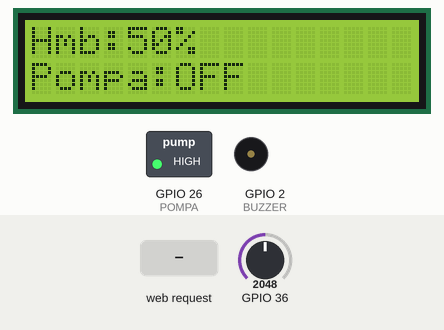
Simulated run of this sketch. Board: ESP32. Shown: 16×2 character LCD, switched loads named in the sketch (green lamp = pin HIGH), buzzer (waves = sounding, pin HIGH). The inputs (shaded band) are chosen by the test bench; at power-on: GPIO 36 = 2048. WiFi joins after 1.5 s; servers stay silent unless stated; network time is answered at once with the bench clock; the local clock reads 2024-03-15 10:24:30 at power-on unless the sketch sets it; what the sketch prints to the serial monitor is not drawn.

Above: at 3.6 s.
3.7 s: HTTP request GET /pump/on received
At 6.5 s:
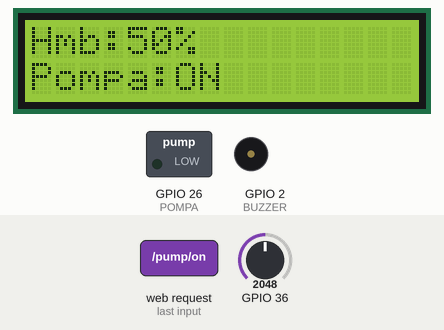
6.7 s: GPIO 36 set to 2866
At 9.5 s:
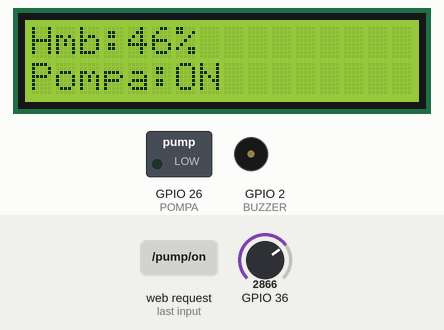
9.7 s: HTTP request GET /pump/off received
At 10.8 s:
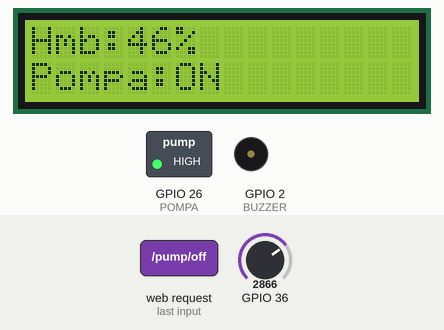
12.7 s: GPIO 36 set to 2971
15.7 s: GPIO 36 set to 3088
18.7 s: GPIO 36 set to 2058
At 21.4 s:
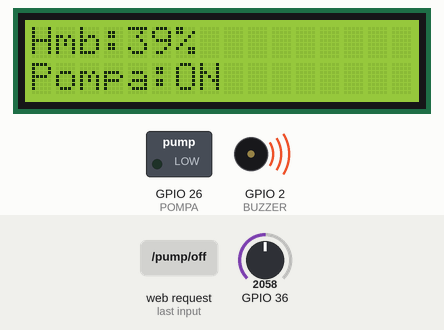
21.7 s: GPIO 36 set to 1949
At 25.0 s:
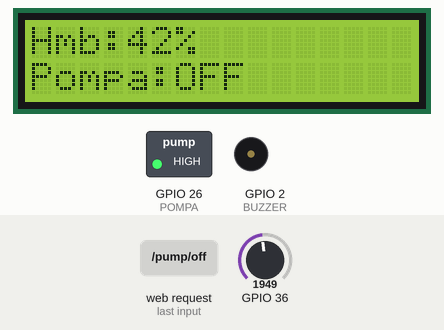
Timing chart, 0 to 25.7 s (numbered marks = the images above; inputs shaded):
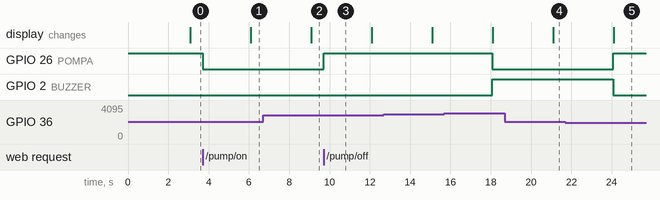

The sketch:

opsi_sippeta.ino
```cpp
// ESP32 - SIPPETA (Fix Jadwal + Hanya Kelembaban)
#include <WiFi.h>
#include <WebServer.h>
#include <ArduinoJson.h>
#include <Wire.h>
#include <LiquidCrystal_PCF8574.h>
#include <NTPClient.h>
#include <WiFiUdp.h>

// ====== KONFIGURASI WIFI ======
const char* ssid = "TECNO CAMON 40 Pro 5G";
const char* password = "tanyaibucoba";

// ====== LCD I2C ======
LiquidCrystal_PCF8574 lcd(0x27);

// ====== SERVER ======
WebServer server(80);

// ====== NTP (WIB = GMT+7) ======
WiFiUDP ntpUDP;
NTPClient timeClient(ntpUDP, "pool.ntp.org", 7 * 3600, 60000);

// ====== PIN ======
#define SENSOR_KELEMBABAN_TANAH 36
#define POMPA 26
#define BUZZER 2

// ====== VARIABEL ======
int kelembaban_tanah = 0;
bool pumpStatus = false;
bool manualOverride = false;
bool jadwalPestisidaAktif = false;

// Threshold kelembaban (%)
const int BATAS_KELEMBABAN = 40;

// Jadwal Pestisida
int startHour = -1, startMinute = -1;
int stopHour = -1, stopMinute = -1;
int scheduleDay = -1, scheduleMonth = -1;
int durationOn = 0;

// smoothing
float smoothedKelembaban = 0.0;
const float ALPHA = 0.2;

// settle time sensor setelah pompa
unsigned long ignoreSensorUntil = 0;
const unsigned long SETTLE_MS_AFTER_SWITCH = 1200UL;

// helper baca rata-rata ADC
int readAdcAverage(int pin, int samples=10) {
  long sum = 0;
  for (int i=0;i<samples;i++) {
    sum += analogRead(pin);
    delay(5);
  }
  return int(sum / samples);
}

// ====== BACA SENSOR ======
void readSensors() {
  if (millis() < ignoreSensorUntil) return;

  // kelembaban (%)
  int rawHum = readAdcAverage(SENSOR_KELEMBABAN_TANAH, 12);
  float humPerc = (float)rawHum / 4095.0f * 100.0f;
  humPerc = 100.0f - humPerc; // invert
  if (smoothedKelembaban == 0.0) smoothedKelembaban = humPerc;
  else smoothedKelembaban = ALPHA * humPerc + (1 - ALPHA) * smoothedKelembaban;
  kelembaban_tanah = int(smoothedKelembaban + 0.5);
}

// ====== LCD ======
void updateLCD() {
  lcd.clear();
  lcd.setCursor(0, 0);
  lcd.print("Hmb:");
  lcd.print(kelembaban_tanah);
  lcd.print("%");

  lcd.setCursor(0, 1);
  lcd.print("Pompa:");
  lcd.print(pumpStatus ? "ON " : "OFF");
}

// ====== LOGIKA JADWAL ======
bool isScheduleActiveNow(int curHour, int curMinute, int curDay, int curMonth) {
  if (startHour < 0 || startMinute < 0) return false;
  if (scheduleDay > 0 && scheduleMonth > 0) {
    if (!(curDay == scheduleDay && curMonth == scheduleMonth)) return false;
  }

  int curMinOfDay = curHour * 60 + curMinute;
  int startMin = startHour * 60 + startMinute;
  int stopMin = stopHour * 60 + stopMinute;

  if (stopMin > startMin) {
    return (curMinOfDay >= startMin && curMinOfDay < stopMin);
  } else {
    return (curMinOfDay >= startMin || curMinOfDay < stopMin);
  }
}

// ====== LOGIKA POMPA ======
void updatePumpLogic() {
  timeClient.update();
  int h = timeClient.getHours();
  int m = timeClient.getMinutes();
  time_t epoch = timeClient.getEpochTime();
  struct tm * now = gmtime(&epoch);
  int curDay = now->tm_mday;
  int curMonth = now->tm_mon + 1;

  bool jadwalSekarang = isScheduleActiveNow(h, m, curDay, curMonth);
  jadwalPestisidaAktif = jadwalSekarang;

  if (manualOverride) {
    digitalWrite(POMPA, LOW);
    pumpStatus = true;
    digitalWrite(BUZZER, LOW);
    ignoreSensorUntil = millis() + SETTLE_MS_AFTER_SWITCH;
  } else if (jadwalPestisidaAktif) {
    digitalWrite(POMPA, LOW);
    pumpStatus = true;
    digitalWrite(BUZZER, LOW);
    ignoreSensorUntil = millis() + SETTLE_MS_AFTER_SWITCH;
  } else {
    if (kelembaban_tanah < BATAS_KELEMBABAN) {
      digitalWrite(POMPA, LOW);
      digitalWrite(BUZZER, HIGH);
      if (!pumpStatus) ignoreSensorUntil = millis() + SETTLE_MS_AFTER_SWITCH;
      pumpStatus = true;
      Serial.println("PERINGATAN: Tanah kering!");
    } else {
      digitalWrite(POMPA, HIGH);
      digitalWrite(BUZZER, LOW);
      if (pumpStatus) ignoreSensorUntil = millis() + SETTLE_MS_AFTER_SWITCH;
      pumpStatus = false;
    }
  }
}

// ====== ENDPOINT ======
void sendJSON(String json) {
  server.sendHeader("Access-Control-Allow-Origin", "*");
  server.send(200, "application/json", json);
}

void handleStatus() {
  readSensors();
  updatePumpLogic();
  updateLCD();

  StaticJsonDocument<512> doc;
  doc["kelembaban"] = kelembaban_tanah;
  doc["pump"] = pumpStatus;
  doc["mode_manual"] = manualOverride;
  doc["jadwal_pestisida"] = jadwalPestisidaAktif;

  String out;
  serializeJson(doc, out);
  sendJSON(out);
}

void handlePumpOn() {
  manualOverride = true;
  digitalWrite(POMPA, LOW);
  digitalWrite(BUZZER, LOW);
  pumpStatus = true;
  ignoreSensorUntil = millis() + SETTLE_MS_AFTER_SWITCH;
  sendJSON("{\"pump\":\"on\"}");
}

void handlePumpOff() {
  manualOverride = false;
  digitalWrite(POMPA, HIGH);
  digitalWrite(BUZZER, LOW);
  pumpStatus = false;
  ignoreSensorUntil = millis() + SETTLE_MS_AFTER_SWITCH;
  sendJSON("{\"pump\":\"off\"}");
}

void handlePumpSchedule() {
  if (server.method() == HTTP_POST && server.hasArg("plain")) {
    StaticJsonDocument<256> doc;
    DeserializationError error = deserializeJson(doc, server.arg("plain"));
    if (error) { sendJSON("{\"error\":\"JSON salah\"}"); return; }

    String date = doc["date"] | "";
    String startTime = doc["startTime"] | "";
    String endTime = doc["endTime"] | "";
    durationOn = doc["duration"] | 0;

    if (date.length() < 10 || startTime.length() < 4) {
      sendJSON("{\"error\":\"format input salah\"}"); return;
    }

    scheduleDay = date.substring(8, 10).toInt();
    scheduleMonth = date.substring(5, 7).toInt();
    startHour = startTime.substring(0, 2).toInt();
    startMinute = startTime.substring(3, 5).toInt();

    if (endTime.length() >= 4) {
      stopHour = endTime.substring(0, 2).toInt();
      stopMinute = endTime.substring(3, 5).toInt();
    } else {
      int startTotal = startHour * 60 + startMinute;
      int stopTotal = startTotal + durationOn;
      stopHour = (stopTotal / 60) % 24;
      stopMinute = stopTotal % 60;
    }

    Serial.printf("Jadwal disimpan: %02d-%02d %02d:%02d -> %02d:%02d (%d menit)\n",
                  scheduleDay, scheduleMonth, startHour, startMinute, stopHour, stopMinute, durationOn);

    sendJSON("{\"status\":\"jadwal pestisida disimpan\"}");
  } else {
    sendJSON("{\"error\":\"Gunakan POST\"}");
  }
}

// ====== SETUP ======
void setup() {
  Serial.begin(115200);
  pinMode(POMPA, OUTPUT);
  pinMode(BUZZER, OUTPUT);
  digitalWrite(POMPA, HIGH);
  digitalWrite(BUZZER, LOW);

  Wire.begin(21, 22);
  lcd.begin(16, 2);
  lcd.setBacklight(255);
  lcd.clear();
  lcd.print("SIPPETA Ready");

  WiFi.begin(ssid, password);
  WiFi.setAutoReconnect(true);
  while (WiFi.status() != WL_CONNECTED) {
    delay(500); Serial.print(".");
  }
  Serial.println("\nWiFi Connected!");
  Serial.println(WiFi.localIP());

  timeClient.begin();
  timeClient.update();

  server.on("/status", handleStatus);
  server.on("/pump/on", handlePumpOn);
  server.on("/pump/off", handlePumpOff);
  server.on("/pump/schedule", handlePumpSchedule);
  server.begin();
}

// ====== LOOP ======
void loop() {
  server.handleClient();
  static unsigned long lastUpdate = 0;
  if (millis() - lastUpdate > 3000) {
    lastUpdate = millis();
    timeClient.update();
    readSensors();
    updatePumpLogic();
    updateLCD();
  }
}
```

Measured:
- the behaviour switches between 2019 and 2018 on GPIO 36 (found by bisection; images 4 and 5)
- after the input at 3.7 s, GPIO 26 (POMPA): HIGH → LOW at once; the display: changes after 2.4 s (image 1)
- after the input at 6.7 s, the display: changes after 2.4 s (image 2)
- after the input at 9.7 s, GPIO 26 (POMPA): LOW → HIGH at once
- after the input at 18.7 s, the display: changes after 2.4 s (image 4)
- after the input at 21.7 s, the display: changes after 2.4 s (image 5)
